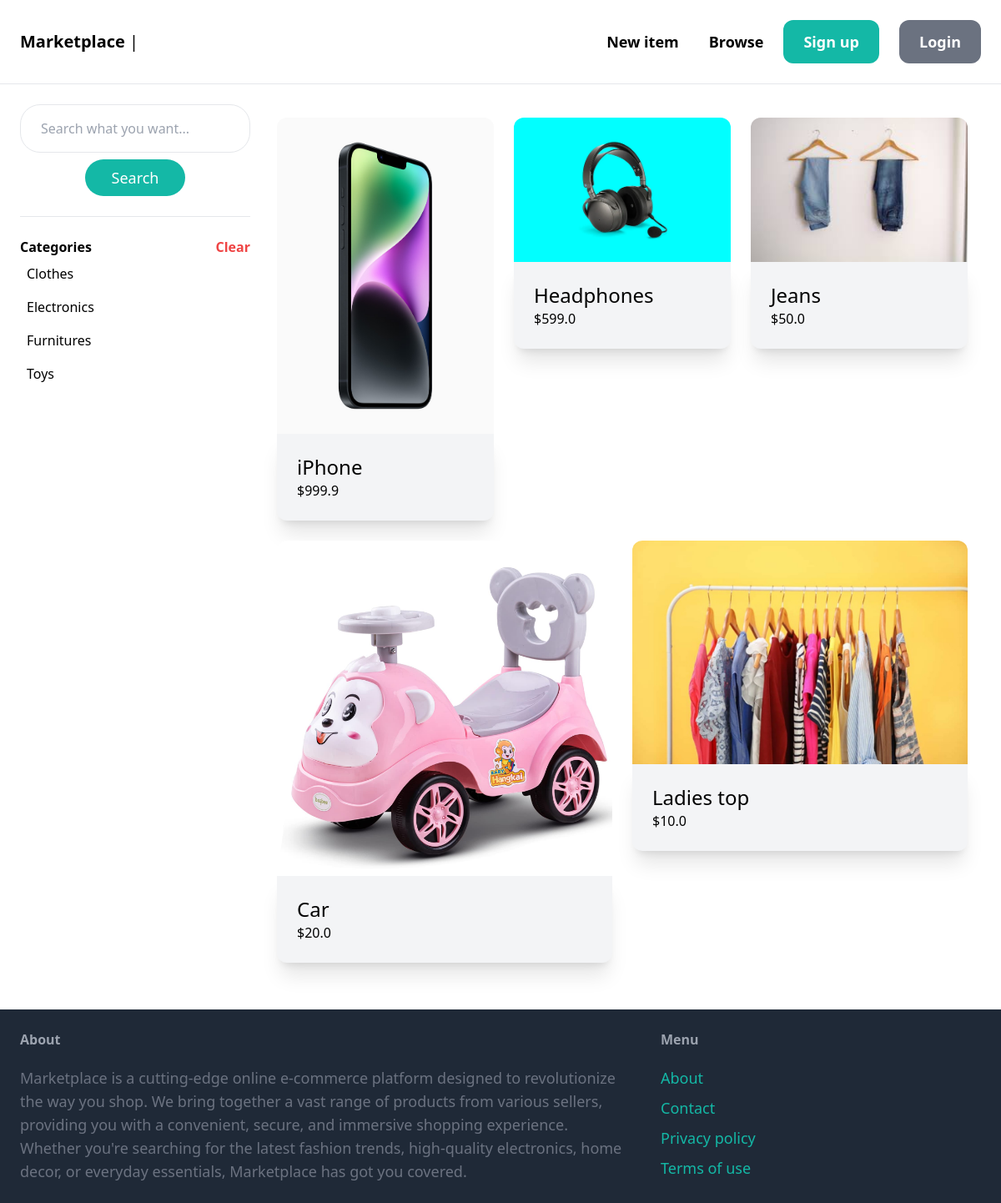
Page /items/ on the earlier database version.
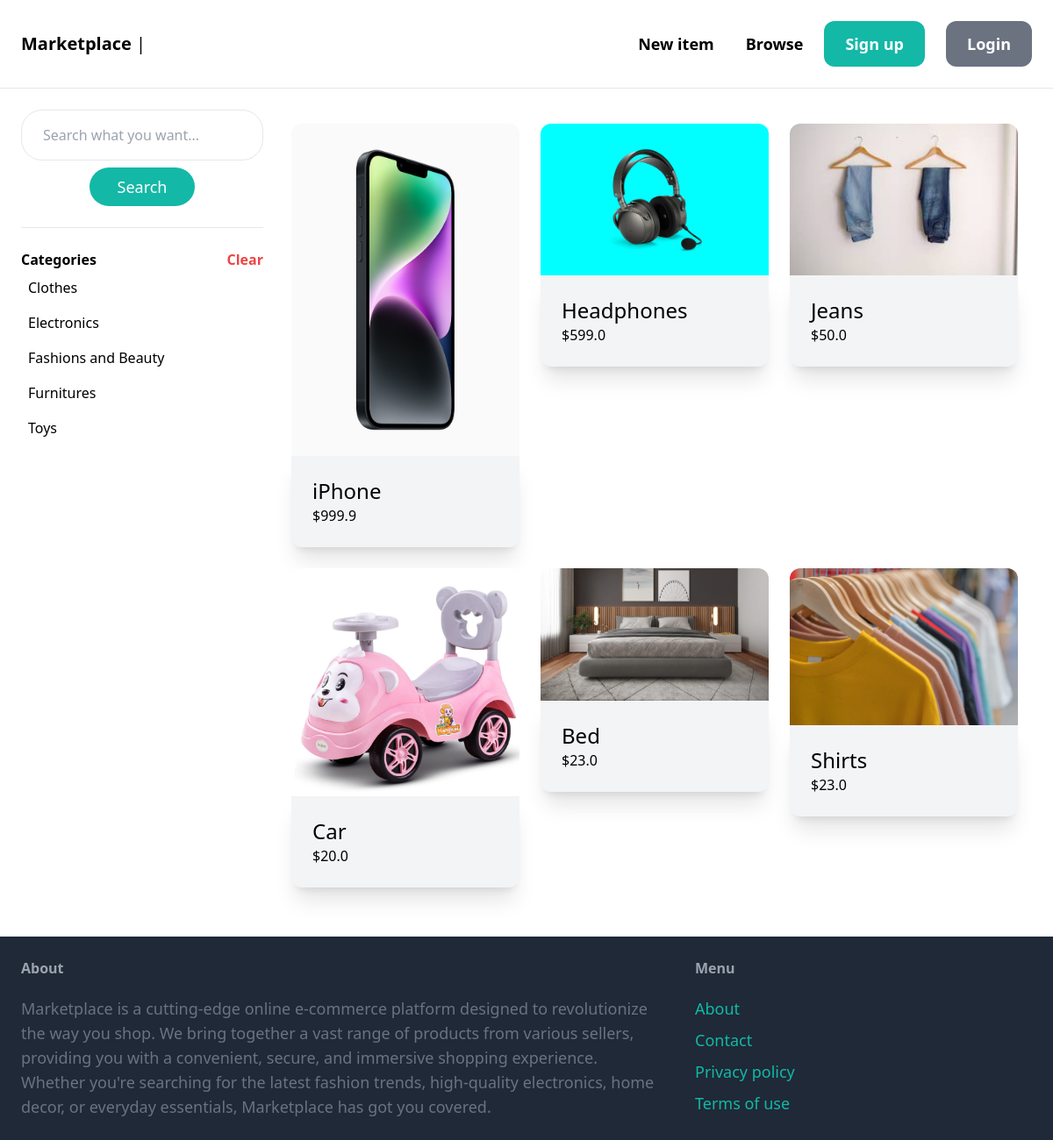
Same page on the later database version.
### item/models.py (models this page shows, shortened)
class Category(models.Model):
    name=models.CharField(max_length=255, unique=True)
    class Meta:
        ordering = ('name',)
        verbose_name_plural = 'Categories'

class Item(models.Model):
    category = models.ForeignKey(Category, related_name='items', on_delete=models.CASCADE)
    name = models.CharField(max_length=255)
    description = models.TextField(blank=True,null=True)
    size = models.CharField(max_length=100,blank=True,null=True)
    color = models.CharField(max_length=100,blank=True,null=True)
    gender = models.CharField(max_length=100,blank=True,null=True)
    price=models.FloatField(default=0.0)
    image = models.ImageField(upload_to='item_images', blank=True, null=True)
    is_sold = models.BooleanField(default=False)
    created_by = models.ForeignKey(User, on_delete=models.CASCADE, related_name='items')
    created_at=models.DateTimeField(auto_now_add=True)

### item/views.py (the view)
# urls.py: path('items/', include('item.urls')),
def items(request):
    query = request.GET.get('query','')
    items = Item.objects.filter(is_sold=False)
    categories = Category.objects.all()
    category_id = request.GET.get('category',0)
    if category_id:
        items = items.filter(category_id=category_id)
    if query:
        items = items.filter(Q(name__icontains=query)|
                             Q(description__icontains=query))
    return render(request, 'item/items.html',{
        'items':items,
        'query':query,
        'categories':categories,
        'category_id':int(category_id),
    })

### item/templates/item/items.html (shortened to what this page needs)
{% extends 'core/base.html' %}
{% block content %}
    <div class="pb-6 sm:grid grid-cols-4 gap-4">
        <div class="col-span1">
            <form class="flex items-center flex-col" action="{% url 'item:items' %}" method="get">
                <input type="text" name="query" class="w-full py-4 px-6 border  rounded-3xl" value="{{query}}" required placeholder="Search what you want...">
                <button class="mt-2 py-2 px-8 text-lg bg-teal-500 text-white rounded-3xl ">Search</button>
            </form>
            <hr class="my-6">
            <div class="hidden sm:block">
                <p class="font-semibold relative w-full dark:text-white">Categories
                    <a href="{% url 'item:items' %}" class="absolute right-0 text-red-500">Clear</a>
                </p>
                <ul>
                    {% for category in categories %}
                        <li class="py-2 px-2 dark:text-white rounded-xl {% if category.id == category_id %} bg-gray-500 text-white {% endif %}">
                            <a href="{% url 'item:items' %}?query={{ query }}&category={{ category.id }}" >{{category.name}}</a>
                        </li>
                    {% endfor %}
                </ul>
            </div>
        </div>
        <div class="sm:col-span-3">
                {% if items %}
                <div class="row ">
                {% for item in items %}
                    <div class="column m-2  ">
                        <a href="{% url 'item:detail' item.id %}" class="">
                            <div class="    ">
                                <img src="{{ item.image.url }}" class="w-full rounded-t-xl dark:brightness-50   hover:drop-shadow-xl" alt="">
                            </div>
                            <div class="p-6 bg-gray-100 dark:text-white dark:bg-gray-800  rounded-b-xl shadow-xl hover:shadow-2xl">
                                <h2 class="sm:text-2xl text-lg break-words">{{ item.name }}</h2>
                                <p class="light:text-gray-700">${{item.price}}</p>
                            </div>
                        </a>
                    </div>
                {% endfor %}
            </div>
                {% else %}
                <div class="w-full col-span-3 p-12 flex justify-center bg-gray-200 rounded-xl">
                <h1 class="text-2xl font-normal">No items found!</h1>
                </div>
                {% endif %}
        </div>
    </div>
{% endblock content %}

Differences in the rows shown:
no longer on this page (row edited): Item: image (picture), name "Ladies top", price "10.0"
added Category: name "Fashions and Beauty"
added Item: image (picture), name "Bed", price "23.0"
added Item: image (picture), name "Shirts", price "23.0"
